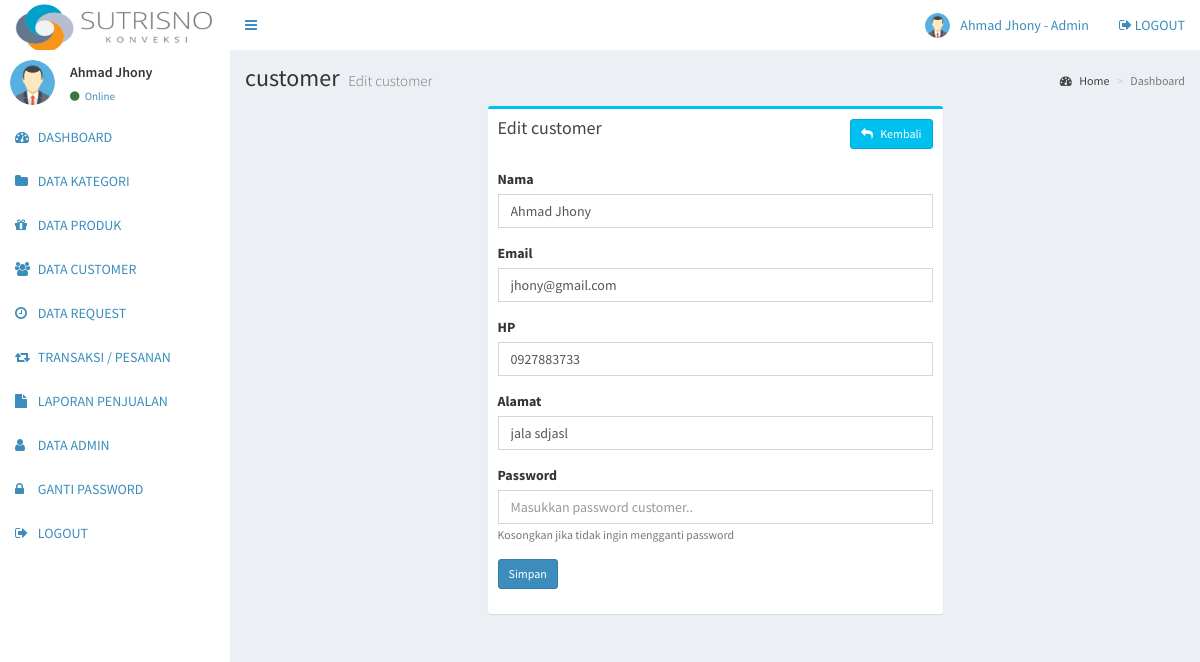
The app's page /admin/customer_edit.php?id=3 (signed in) with its own data.
### tables this page shows
CREATE TABLE `customer` (
  `customer_id` int NOT NULL,
  `customer_nama` varchar(255) NOT NULL,
  `customer_email` varchar(255) NOT NULL,
  `customer_hp` varchar(20) NOT NULL,
  `customer_alamat` text NOT NULL,
  `customer_password` varchar(255) NOT NULL
);

### admin/customer_edit.php (the view, shortened to what this page needs)
<?php include 'header.php'; ?>
<div class="content-wrapper">
  <section class="content-header">
    <h1>
      customer
      <small>Edit customer</small>
    </h1>
    <ol class="breadcrumb">
      <li><a href="#"><i class="fa fa-dashboard"></i> Home</a></li>
      <li class="active">Dashboard</li>
    </ol>
  </section>
  <section class="content">
    <div class="row">
      <section class="col-lg-6 col-lg-offset-3">
        <div class="box box-info">
          <div class="box-header">
            <h3 class="box-title">Edit customer</h3>
            <a href="customer.php" class="btn btn-info btn-sm pull-right"><i class="fa fa-reply"></i> &nbsp Kembali</a>
          </div>
          <div class="box-body">
            <?php
            $id = $_GET['id'];
            $data = mysqli_query($koneksi,"select * from customer where customer_id='$id'");
            while($d = mysqli_fetch_array($data)){
              ?>
              <form action="customer_update.php" method="post">
                <div class="form-group">
                  <label>Nama</label>
                  <input type="text" class="form-control" name="nama" required="required" placeholder="Masukkan Nama customer.." value="<?php echo $d['customer_nama']; ?>">
                </div>
                <div class="form-group">
                  <label>Email</label>
                  <input type="text" class="form-control" name="email" required="required" placeholder="Masukkan email customer.." value="<?php echo $d['customer_email']; ?>">
                </div>
                <div class="form-group">
                  <label>HP</label>
                  <input type="number" class="form-control" name="hp" required="required" placeholder="Masukkan no.hp customer.." value="<?php echo $d['customer_hp']; ?>">
                </div>
                <div class="form-group">
                  <label>Alamat</label>
                  <input type="text" class="form-control" name="alamat" required="required" placeholder="Masukkan alamat customer.." value="<?php echo $d['customer_alamat']; ?>">
                </div>
                <div class="form-group">
                  <label>Password</label>
                  <input type="password" class="form-control" name="password" placeholder="Masukkan password customer..">
                  <small class="text-muted">Kosongkan jika tidak ingin mengganti password</small>
                </div>
                <div class="form-group">
                  <input type="submit" class="btn btn-sm btn-primary" value="Simpan">
                </div>
              </form>
              <?php
            }
            ?>
          </div>
        </div>
      </section>
    </div>
  </section>
</div>
<?php include 'footer.php'; ?>

### admin/header.php (shortened to what this page needs)
<!DOCTYPE html>
<html>
<head>
  <link rel="stylesheet" href="../assets/bower_components/bootstrap/dist/css/bootstrap.min.css">
  <link rel="stylesheet" href="../assets/bower_components/font-awesome/css/font-awesome.min.css">
  <link rel="stylesheet" href="../assets/bower_components/Ionicons/css/ionicons.min.css">
  <link rel="stylesheet" href="../assets/dist/css/AdminLTE.min.css">
  <link rel="stylesheet" href="../assets/bower_components/datatables.net-bs/css/dataTables.bootstrap.min.css">
  <link rel="stylesheet" href="../assets/dist/css/skins/_all-skins.min.css">
  <link rel="stylesheet" href="../assets/bower_components/morris.js/morris.css">
  <link rel="stylesheet" href="../assets/bower_components/jvectormap/jquery-jvectormap.css">
  <link rel="stylesheet" href="../assets/bower_components/bootstrap-datepicker/dist/css/bootstrap-datepicker.min.css">
  <link rel="stylesheet" href="../assets/bower_components/bootstrap-daterangepicker/daterangepicker.css">
  <link rel="stylesheet" href="../assets/plugins/bootstrap-wysihtml5/bootstrap3-wysihtml5.min.css">
  <?php
  include '../koneksi.php';
  ?>
</head>
<body class="hold-transition  sidebar-mini">
  <div class="wrapper">
    <header class="main-header">
      <a href="index.php" class="logo">
        <img src="../frontend/img/logokonveksi.png" width="200" height="50" alt="">
      </a>
      <nav class="navbar navbar-static-top">
        <a href="#" class="sidebar-toggle" data-toggle="push-menu" role="button">
        </a>
        <div class="navbar-custom-menu">
          <ul class="nav navbar-nav">
            <li class="dropdown user user-menu">
              <a href="#" class="dropdown-toggle" data-toggle="dropdown">
                <?php
                $id_admin = $_SESSION['id'];
                $profil = mysqli_query($koneksi,"select * from admin where admin_id='$id_admin'");
                $profil = mysqli_fetch_assoc($profil);
                if($profil['admin_foto'] == ""){
                  ?>
                  <img src="../gambar/sistem/user.png" class="user-image">
                <?php }else{ ?>
                  <img src="../gambar/user/<?php echo $profil['admin_foto'] ?>" class="user-image">
                <?php } ?>
                <span class="hidden-xs"><?php echo $_SESSION['nama']; ?> - Admin</span>
              </a>
            </li>
            <li>
              <a href="logout.php"><i class="fa fa-sign-out"></i> LOGOUT</a>
            </li>
          </ul>
        </div>
      </nav>
    </header>
    <aside class="main-sidebar">
      <section class="sidebar">
        <div class="user-panel">
          <div class="pull-left image">
            <?php
            $id = $_SESSION['id'];
            $profil = mysqli_query($koneksi,"select * from admin where admin_id='$id'");
            $profil = mysqli_fetch_assoc($profil);
            if($profil['admin_foto'] == ""){
              ?>
              <img src="../gambar/sistem/user.png" class="img-circle">
            <?php }else{ ?>
              <img src="../gambar/user/<?php echo $profil['admin_foto'] ?>" class="img-circle" style="max-height:45px">
            <?php } ?>
          </div>
          <div class="pull-left info">
            <p><?php echo $_SESSION['nama']; ?></p>
            <a href="#"><i class="fa fa-circle text-success"></i> Online</a>
          </div>
        </div>
        <ul class="sidebar-menu" data-widget="tree">
          <li>
            <a href="index.php">
              <i class="fa fa-dashboard"></i> <span>DASHBOARD</span>
            </a>
          </li>
          <li>
            <a href="kategori.php">
              <i class="fa fa-folder"></i> <span>DATA KATEGORI</span>
            </a>
          </li>
          <li>
            <a href="produk.php">
              <i class="fa fa-gift"></i> <span>DATA PRODUK</span>
            </a>
          </li>
          <li>
            <a href="customer.php">
              <i class="fa fa-users"></i> <span>DATA CUSTOMER</span>
            </a>
          </li>
          <li>
            <a href="request.php">
              <i class="fa fa-clock-o"></i> <span>DATA REQUEST</span>
            </a>
          </li>
           <li>
            <a href="transaksi.php">
              <i class="fa fa-retweet"></i> <span>TRANSAKSI / PESANAN</span>
            </a>
          </li>
          <li>
            <a href="laporan.php">
              <i class="fa fa-file"></i> <span>LAPORAN PENJUALAN</span>
            </a>
          </li>
          <li>
            <a href="admin.php">
              <i class="fa fa-user"></i> <span>DATA ADMIN</span>
            </a>
          </li>
          <li>
            <a href="gantipassword.php">
              <i class="fa fa-lock"></i> <span>GANTI PASSWORD</span>
            </a>
          </li>
          <li>
            <a href="logout.php">
              <i class="fa fa-sign-out"></i> <span>LOGOUT</span>
            </a>
          </li>
        </ul>
      </section>
    </aside>

### records on screen
customer: nama "Ahmad Jhony", email "jhony@gmail.com", hp "0927883733", alamat "jala sdjasl"

### other values on screen
$_SESSION['nama'] "Ahmad Jhony"
